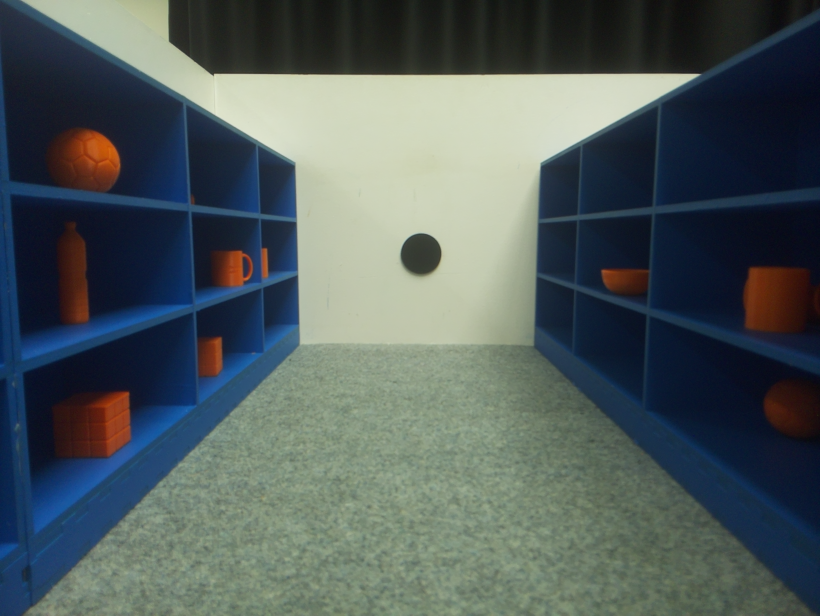
#> input picture Computer_Vision_Tutorial/test_image.png, 820 x 616 px, found by its file name
$ python focal_length.py
#> lines starting #> are read from the running program, lines starting #| are printed output that depends on the picture; after the words box and inside, x2 and y2 are one past the last pixel; in counts of white or black regions, pixels touching at a corner belong together
#> further down, frame is the input picture: shape (616, 820, 3); mean B, G, R 92, 92, 80.9
import cv2
import numpy as np

# Known parameters
real_world_width = 0.07  # 7 cm object width in meters
distance_to_object = 1.1  # 110 cm distance to the object in meters

# Function to preprocess the image: resize, rotate, flip, and blur
def preprocess_image(image, scale=0.5, blur_ksize=(5, 5), sigmaX=2):
#> called with scale = 0.5, blur_ksize = (5, 5), sigmaX = 2
    resized_image = cv2.resize(image, (0, 0), fx=scale, fy=scale)
    #blurred_image = cv2.GaussianBlur(resized_image, blur_ksize, sigmaX)
    return resized_image

# Function to apply color thresholding
def color_threshold(image, lower_hsv, upper_hsv):
    hsv_image = cv2.cvtColor(image, cv2.COLOR_BGR2HSV)
#> hsv_image: shape (308, 410, 3); mean H, S, V 73.3, 98.4, 104.7
    mask = cv2.inRange(hsv_image, lower_hsv, upper_hsv)
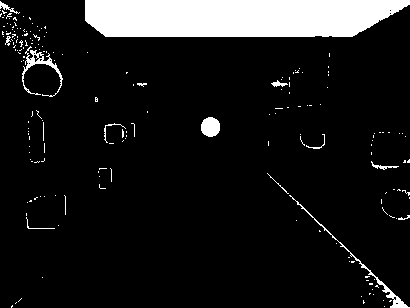
#> mask: shape (308, 410); 10.4% white; 193 white regions (178 under 20 px)
    return mask

# Function to apply morphological operations on a thresholded image
def apply_morphological_filters(mask, kernel_size=(5, 5)):
    kernel = cv2.getStructuringElement(cv2.MORPH_RECT, kernel_size)
    opened_image = cv2.morphologyEx(mask, cv2.MORPH_OPEN, kernel)
    closed_image = cv2.morphologyEx(opened_image, cv2.MORPH_CLOSE, kernel)
    return closed_image

# Function to calculate focal length
def calculate_focal_length(object_width_in_pixels, real_world_width, distance_to_object):
    focal_length = (object_width_in_pixels * distance_to_object) / real_world_width
    return focal_length

# Load the image
frame = cv2.imread('/home/edmond/egb320-team9/Computer_Vision_Tutorial/test_image.png')

# Pre-process the image
preprocessed_image = preprocess_image(frame)

# Define the HSV range for the 'Marker' color
marker_lower = np.array([0,0,0])
marker_upper = np.array([175,100,80])
#0,0,0,175,100,80

# Apply color segmentation
marker_mask = color_threshold(preprocessed_image, marker_lower, marker_upper)

# Apply morphological filtering
#filtered_mask = apply_morphological_filters(marker_mask)

# Find contours in the mask
contours, _ = cv2.findContours(marker_mask, cv2.RETR_EXTERNAL, cv2.CHAIN_APPROX_SIMPLE)
#> contours = 193 contours, 186 with area under 20; largest, box (x1, y1, x2, y2) and area: (85, 0, 410, 37) 10571, (22, 46, 63, 97) 290, (289, 195, 410, 308) 282, (201, 117, 220, 137) 275, (0, 1, 20, 14) 43, (271, 80, 288, 87) 38, (371, 161, 399, 170) 38

# Check if any contour was found
if len(contours) == 0:
    print("Error: No marker object detected.")
    exit()

detected_markers = []

for contour in contours:
    area = cv2.contourArea(contour)
    if area < 60:
        continue
    perimeter = cv2.arcLength(contour, True)
    if perimeter == 0:
        continue
    circularity = 4 * np.pi * (area / (perimeter ** 2)) # type: ignore
    # Classify shape
    if circularity >= 0.8:
        shape = "Circle"
    else:
        continue
    detected_markers.append({
                "contour": contour,
                "shape": shape,
            })
#> this loop made 193 passes
#> (area, perimeter, circularity, shape) on pass 91: (275, 62.28, 0.891, 'Circle')
#> (area, perimeter, circularity) on pass 38: (281.5, 390.3, 0.0232)
#> after the loop, detected_markers = 1 item


# Get the bounding box around the object
x, y, w, h = cv2.boundingRect(contour)
#> x = 85; y = 0; w = 325; h = 37

# Calculate focal length
focal_length = calculate_focal_length(w, real_world_width, distance_to_object)
#> in calculate_focal_length, `focal_length = (object_width_in_pixels * distance_to_object) / real_wo..`: focal_length = 5107.1
#> focal_length = 5107.1
print(f"Calculated Focal Length: {focal_length:.2f} pixels")
#| Calculated Focal Length: 5107.14 pixels

# Draw the contours on the image
cv2.drawContours(preprocessed_image, contours, -1, (0, 0, 255), 2)

# Draw the bounding box on the image
cv2.rectangle(preprocessed_image, (x, y), (x + w, y + h), (0, 255, 0), 2)

# Display focal length and width information on the image
cv2.putText(preprocessed_image, f"Focal Length: {focal_length:.2f} pixels", (x, y - 10), cv2.FONT_HERSHEY_SIMPLEX, 0.5, (255, 255, 255), 2)
cv2.putText(preprocessed_image, f"Width: {w} pixels", (x, y + h + 20), cv2.FONT_HERSHEY_SIMPLEX, 0.5, (255, 255, 255), 2)
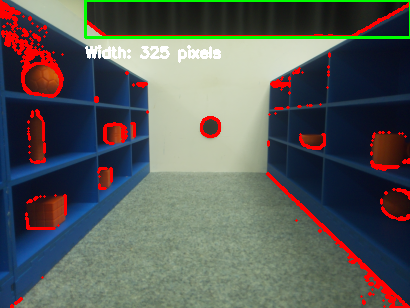
#> preprocessed_image: shape (308, 410, 3); mean B, G, R 89.2, 92.8, 89.8

# Show the final image with contours and bounding box
cv2.imshow("Detected Marker Object", preprocessed_image)
cv2.waitKey(0)
cv2.destroyAllWindows()

$ run again, with Computer_Vision_Tutorial/captured_image.png copied over Computer_Vision_Tutorial/test_image.png
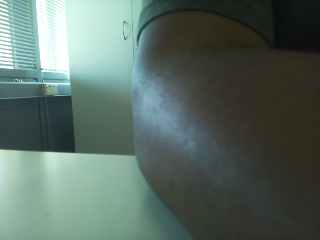
#> input picture Computer_Vision_Tutorial/captured_image.png, 320 x 240 px, found by its file name
#> frame is the input picture: shape (240, 320, 3); mean B, G, R 98.8, 106.8, 89.6
#> hsv_image: shape (120, 160, 3); mean H, S, V 64.6, 55.5, 108.4
#> in color_threshold, `mask = cv2.inRange(hsv_image, lower_hsv, upper_hsv)`:
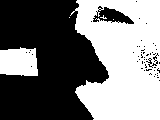
#> mask: shape (120, 160); 47.7% white; 5 white regions (3 under 20 px)
#> contours = 3 contours, 1 with area under 20; largest, box (x1, y1, x2, y2) and area: (70, 0, 160, 120) 8463, (0, 47, 38, 76) 906
#> the loop `for contour in contours:` made 3 passes
#> (area, perimeter, circularity) on passes 1, 3: (906.5, 127.6, 0.7), (8463, 478.1, 0.465)
#> after the loop `for contour in contours:`: detected_markers = []
#> x = 70; y = 0; w = 90; h = 120
#> in calculate_focal_length, `focal_length = (object_width_in_pixels * distance_to_object) / real_wo..`: focal_length = 1414.3
#| Calculated Focal Length: 1414.29 pixels
#> `cv2.rectangle(preprocessed_image, (x, y), (x + w, y + h), (0, 255, 0),..`:
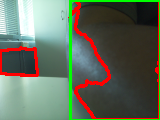
#> preprocessed_image: shape (120, 160, 3); mean B, G, R 91.4, 108.9, 99

$ run again, with Computer_Vision_Tutorial/captured_image_0-Him-desktop.png copied over Computer_Vision_Tutorial/test_image.png
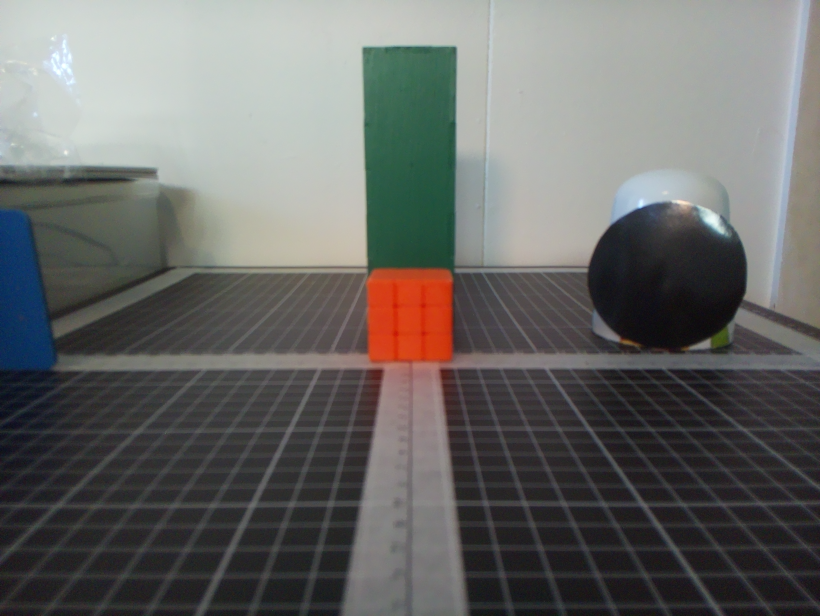
#> input picture Computer_Vision_Tutorial/captured_image_0-Him-desktop.png, 820 x 616 px, found by its file name
#> frame is the input picture: shape (616, 820, 3); mean B, G, R 103.6, 105.7, 105.3
#> hsv_image: shape (308, 410, 3); mean H, S, V 77.1, 31.3, 111.5
#> in color_threshold, `mask = cv2.inRange(hsv_image, lower_hsv, upper_hsv)`:
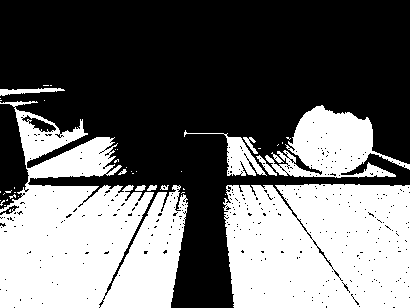
#> mask: shape (308, 410); 42.1% white; 44 white regions (32 under 20 px)
#> contours = 44 contours, 34 with area under 20; largest, box (x1, y1, x2, y2) and area: (0, 101, 188, 308) 24150, (223, 184, 410, 308) 21883, (265, 105, 410, 178) 5006, (184, 130, 267, 176) 850, (0, 88, 65, 96) 204
#> the loop `for contour in contours:` made 44 passes
#> (area, perimeter, circularity) on passes 19, 27, 35, 36, 37, 38, 42: (21883, 802.3, 0.427), (98, 63.6, 0.304), (68, 67.25, 0.189), (850, 319.8, 0.104), (5006, 766.3, 0.107), (24150.5, 1934.3, 0.0811), (204, 145.6, 0.121)
#> after the loop `for contour in contours:`: detected_markers = []
#> x = 43; y = 85; w = 6; h = 1
#> in calculate_focal_length, `focal_length = (object_width_in_pixels * distance_to_object) / real_wo..`: focal_length = 94.29
#| Calculated Focal Length: 94.29 pixels
#> `cv2.putText(preprocessed_image, f"Width: {w} pixels", (x, y + h + 20),..`:
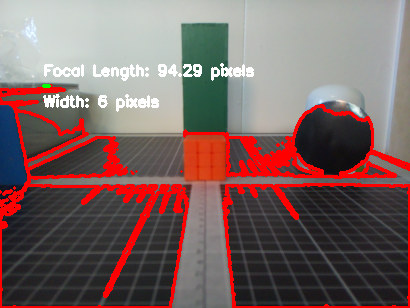
#> preprocessed_image: shape (308, 410, 3); mean B, G, R 99.3, 101.3, 124.8

$ run again, with Computer_Vision_Tutorial/captured_image_0.png copied over Computer_Vision_Tutorial/test_image.png
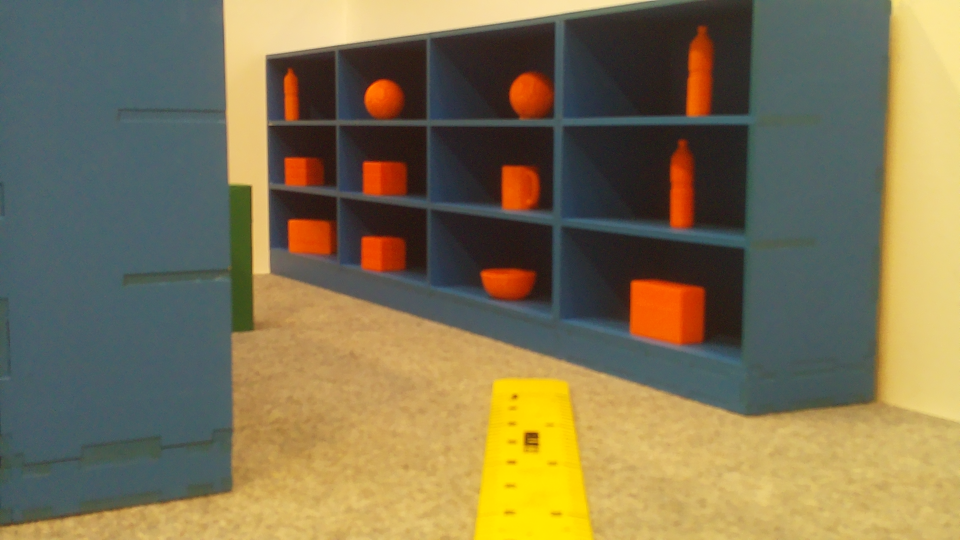
#> input picture Computer_Vision_Tutorial/captured_image_0.png, 1920 x 1080 px, found by its file name (shown at 1/2 size)
#> frame is the input picture: shape (1080, 1920, 3); mean B, G, R 82, 115.3, 126.8
#> hsv_image: shape (540, 960, 3); mean H, S, V 54.5, 101.1, 136.9
#> in color_threshold, `mask = cv2.inRange(hsv_image, lower_hsv, upper_hsv)`:
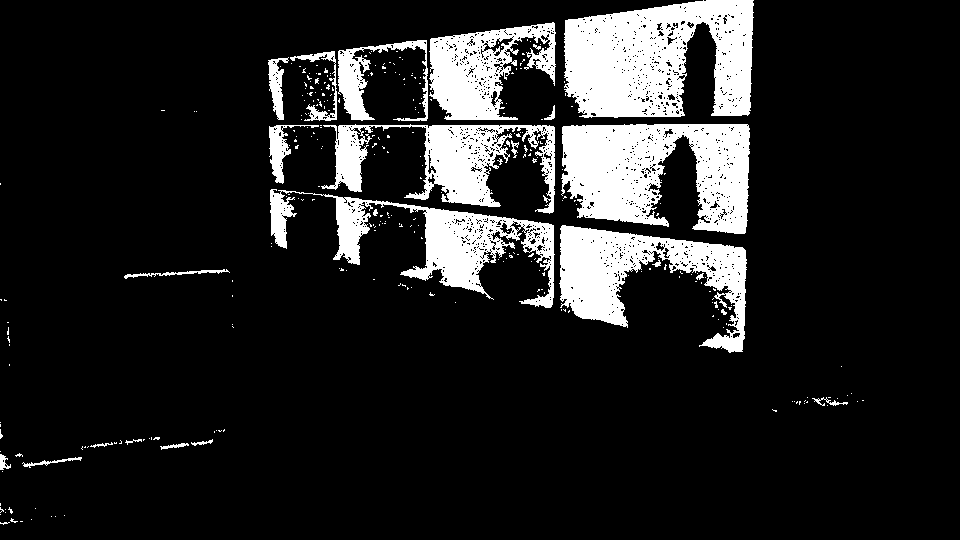
#> mask: shape (540, 960); 13.9% white; 317 white regions (292 under 20 px)
#> contours = 314 contours, 295 with area under 20; largest, box (x1, y1, x2, y2) and area: (564, 0, 754, 118) 17082, (561, 124, 750, 234) 14672, (559, 225, 747, 353) 10392, (270, 189, 555, 308) 9138, (321, 124, 555, 214) 7975
#> the loop `for contour in contours:` made 314 passes
#> area on passes 23, 25, 27: 54.5, 22, 34.5
#> after the loop `for contour in contours:`: detected_markers = []
#> x = 564; y = 0; w = 190; h = 118
#> in calculate_focal_length, `focal_length = (object_width_in_pixels * distance_to_object) / real_wo..`: focal_length = 2985.7
#| Calculated Focal Length: 2985.71 pixels
#> `cv2.putText(preprocessed_image, f"Width: {w} pixels", (x, y + h + 20),..`:
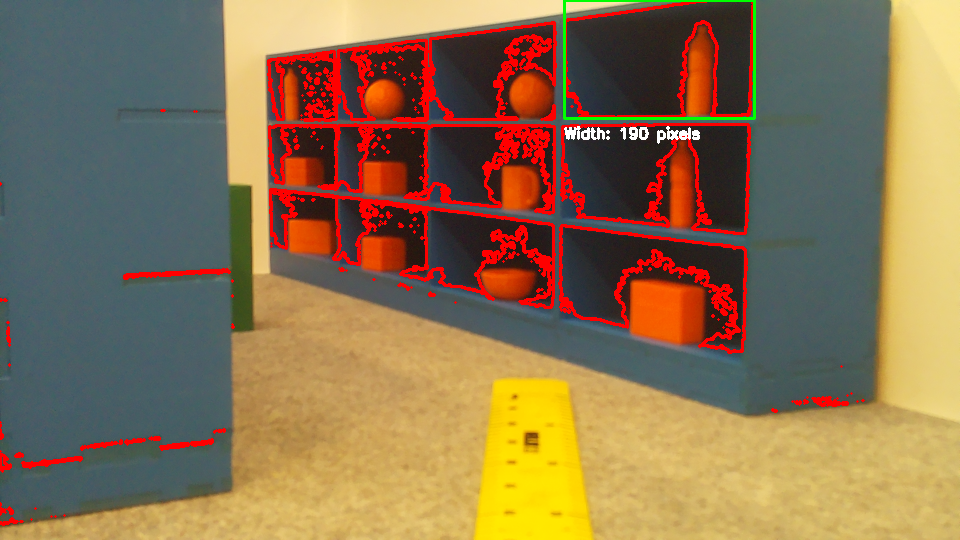
#> preprocessed_image: shape (540, 960, 3); mean B, G, R 79.3, 113.3, 138.6
